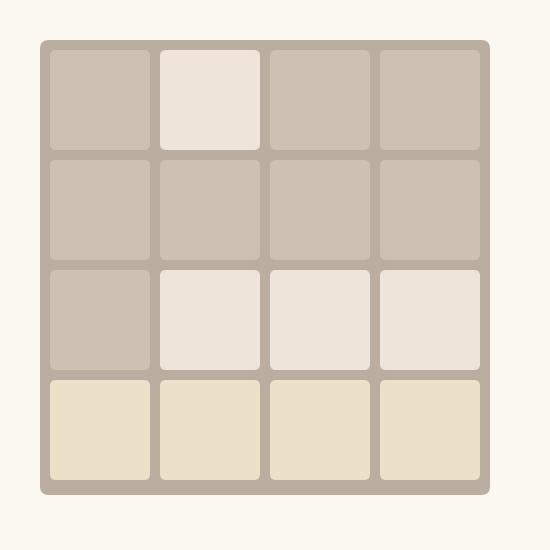
Frame 1 (no input)
Frame 60 (the mouse pressed at the canvas centre just before this capture): identical to frame 1, image omitted
Frame 120 (the mouse held since frame 60 and released just before this capture): identical to frame 1, image omitted

The Processing sketch that drew this single still picture (run headless with seeded random() and noise(); from frame 60 on, the mouse is pressed at the canvas centre):

// Processing sketch: week09_5_processing_2048_array
// ── week09_5_processing_2048_array.pde
//week09-5-processing-2048-array
//修改自week09-4-processing-2048-again
//自己寫2048配上聲音 慢慢來
void setup(){
  size(550, 550);
}
int[][] a = {{0, 2, 0, 0}, {0, 0, 0, 0}, {0, 2, 2, 2}, {4, 4, 4, 4}};
void draw(){
  background(250, 248, 239); //淡淡的背景色
  noStroke(); //不要黑線
  fill(187, 173, 160); //大格子色彩
  rect(40, 40, 450, 455, 9); //大格子
  for(int i=0; i<4; i++){ //用迴圈 畫4X4格子
    for(int j=0; j<4; j++){
      int x =50 + j*(100+10);
      int y =50 + i*(100+10); // 加點位移 間隔
      fill(tileColor(a[i][j])); 
      rect(x, y, 100, 100, 6);
    }
  }
}
int tileColor(int n) {
  switch(n) {
    case 0:return color(205,193,180);
    case 2:return color(238,228,218);
    case 4:return color(237,224,200);
    case 8:return color(242,177,121);
    case 16:return color(245,149,99);
    case 32:return color(246,124,95);
    case 64:return color(246,94,59);
    case 128:return color(237,207,114);
    case 256:return color(237,204,97);
    case 512:return color(237,200,80);
    case 1024:return color(237,197,63);
    default:return color(237,194,46);
  }
}
